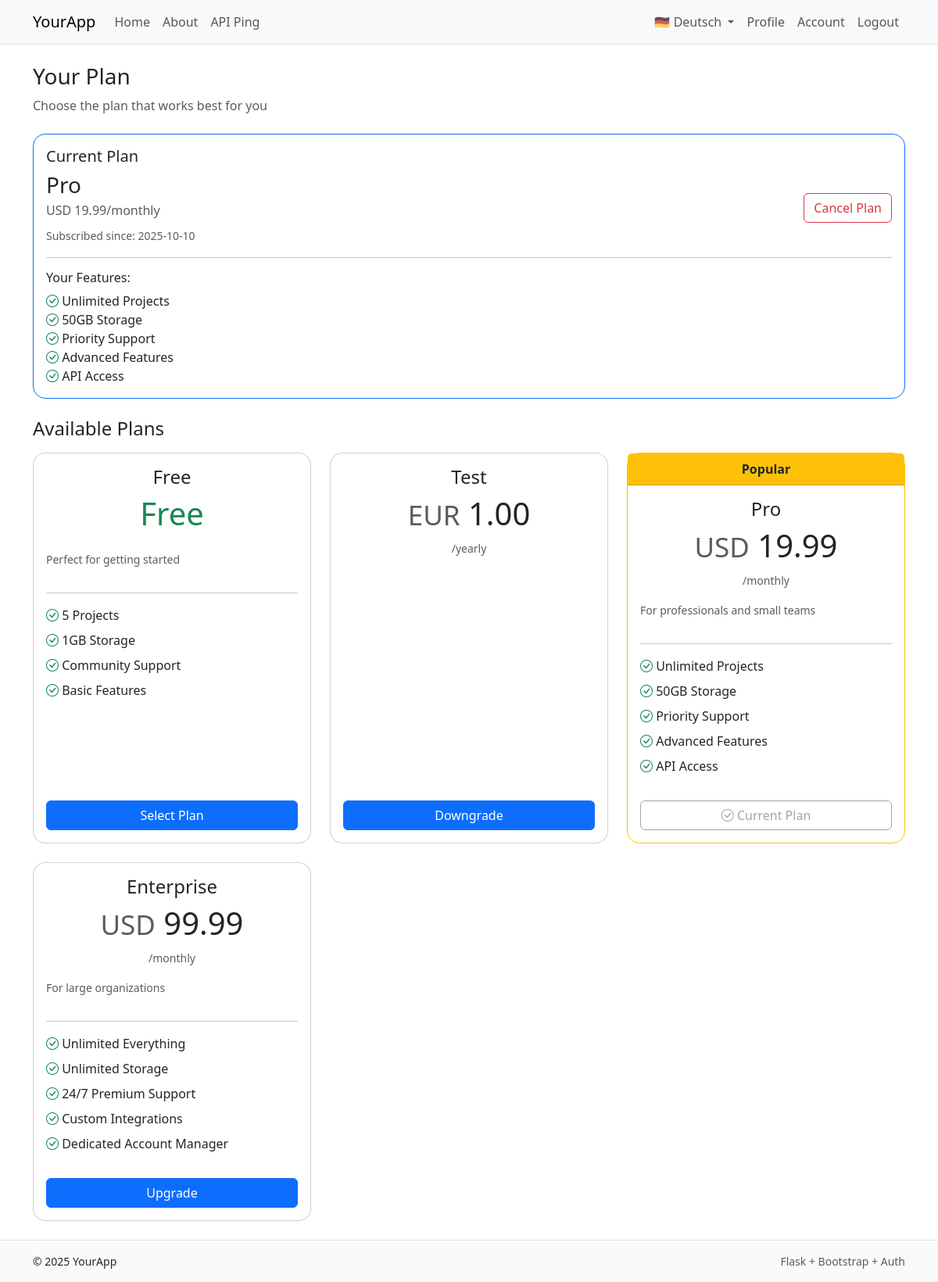
Page /account/plan (signed in) on the committed database.
### app/models/user.py (models this page shows, shortened)
class User(UserMixin, db.Model):
    id = db.Column(db.Integer, primary_key=True)
    email = db.Column(db.String(255), unique=True, nullable=False, index=True)
    language = db.Column(db.String(5), default='en')
    role = db.Column(db.String(20), nullable=False, default='user', index=True)
    password_hash = db.Column(db.String(255), nullable=False)
    created_at = db.Column(db.DateTime, default=datetime.utcnow, nullable=False)
    confirmed_at = db.Column(db.DateTime, nullable=True)
    is_active = db.Column(db.Boolean, default=True, nullable=False, index=True)
    plan_id = db.Column(db.Integer, db.ForeignKey('plan.id'), nullable=True)
    plan = db.relationship('Plan', back_populates='users')
    plan_subscribed_at = db.Column(db.DateTime, nullable=True)
    billing = db.relationship("BillingProfile", uselist=False, back_populates="user", cascade="all, delete-orphan")
    api_keys = db.relationship("APIKey", back_populates="user", cascade="all, delete-orphan", lazy='dynamic')
    @property
    def is_authenticated(self):
        return True

### app/models/plan.py (models this page shows, shortened)
class Plan(db.Model):
    id = db.Column(db.Integer, primary_key=True)
    name = db.Column(db.String(100), nullable=False, unique=True)
    description = db.Column(db.Text, nullable=True)
    option1 = db.Column(db.String(255), nullable=True)  # e.g., "10 Projects"
    option2 = db.Column(db.String(255), nullable=True)  # e.g., "Unlimited Storage"
    option3 = db.Column(db.String(255), nullable=True)  # Additional feature
    option4 = db.Column(db.String(255), nullable=True)  # Additional feature
    option5 = db.Column(db.String(255), nullable=True)  # Additional feature
    price = db.Column(db.Numeric(10, 2), nullable=False, default=0.00)
    currency = db.Column(db.String(3), nullable=False, default='USD')
    billing_period = db.Column(db.String(20), nullable=False, default='monthly')  # monthly, yearly, lifetime
    stripe_price_id = db.Column(db.String(255), nullable=True)  # Stripe Price ID
    stripe_product_id = db.Column(db.String(255), nullable=True)  # Stripe Product ID
    is_active = db.Column(db.Boolean, default=True, nullable=False)
    is_featured = db.Column(db.Boolean, default=False, nullable=False)
    sort_order = db.Column(db.Integer, default=0)  # For display ordering
    created_at = db.Column(db.DateTime, default=datetime.utcnow, nullable=False)
    updated_at = db.Column(db.DateTime, default=datetime.utcnow, onupdate=datetime.utcnow)
    users = db.relationship('User', back_populates='plan', lazy='dynamic')
    @property
    def formatted_price(self):
        if self.price == 0:
            return 'Free'
        return f'{self.currency} {self.price:.2f}/{self.billing_period}'
    @property
    def features_list(self):
        features = []
        for i in range(1, 6):
            option = getattr(self, f'option{i}', None)
            if option:
                features.append(option)
        return features

### app/blueprints/account/routes.py (the view)
@bp.route('/plan')
@login_required
def view_plan():
    current_plan = current_user.plan
    available_plans = Plan.query.filter_by(is_active=True).order_by(Plan.sort_order.asc()).all()
    return render_template('account/plan.html',
                         current_plan=current_plan,
                         available_plans=available_plans)

### app/__init__.py (called while the page is built)
def get_locale():
    from flask_login import current_user
    if current_user.is_authenticated and hasattr(current_user, 'language'):
        return current_user.language
    from flask import current_app
    return request.accept_languages.best_match(current_app.config['BABEL_SUPPORTED_LOCALES'])

### app/context_helpers.py (called while the page is built)
def register_context_processors(app):
    @app.context_processor
    def utility_processor():
        def has_endpoint(name: str) -> bool:
            return name in current_app.view_functions
        return dict(has_endpoint=has_endpoint)

### app/templates/account/plan.html (shortened to what this page needs)
{% extends "base.html" %}
{% block content %}
<div class="mb-4">
  <h1 class="h3">{{ _('Your Plan') }}</h1>
  <p class="text-muted">{{ _('Choose the plan that works best for you') }}</p>
</div>
<div class="card mb-4 border-primary">
  <div class="card-body">
    <h5 class="card-title">{{ _('Current Plan') }}</h5>
    {% if current_plan %}
      <div class="d-flex justify-content-between align-items-center">
        <div>
          <h3 class="mb-1">{{ current_plan.name }}</h3>
          <p class="text-muted mb-2">{{ current_plan.formatted_price }}</p>
          {% if current_user.plan_subscribed_at %}
            <small class="text-muted">{{ _('Subscribed since') }}: {{ current_user.plan_subscribed_at.strftime('%Y-%m-%d') }}</small>
          {% endif %}
        </div>
        <div>
          {% if current_plan.price > 0 %}
            <form method="POST" action="{{ url_for('account.cancel_plan') }}" style="display: inline;">
              <button type="submit" class="btn btn-outline-danger"
                      onclick="return confirm('{{ _('Cancel your subscription?') }}')">
                {{ _('Cancel Plan') }}
              </button>
            </form>
          {% endif %}
        </div>
      </div>
      {% if current_plan.features_list %}
        <hr>
        <h6 class="mb-2">{{ _('Your Features') }}:</h6>
        <ul class="list-unstyled mb-0">
          {% for feature in current_plan.features_list %}
            <li><i class="bi bi-check-circle text-success"></i> {{ feature }}</li>
          {% endfor %}
        </ul>
      {% endif %}
    {% else %}
      <div class="text-center py-3">
        <h4>{{ _('Free Plan') }}</h4>
        <p class="text-muted">{{ _('You are currently on the free plan') }}</p>
        <small class="text-muted">{{ _('Upgrade to unlock more features') }}</small>
      </div>
    {% endif %}
  </div>
</div>
<h4 class="mb-3">{{ _('Available Plans') }}</h4>
<div class="row g-4">
  {% for plan in available_plans %}
  <div class="col-md-6 col-lg-4">
    <div class="card h-100 {% if plan.is_featured %}border-warning{% endif %} {% if current_plan and current_plan.id == plan.id %}border-primary{% endif %}">
      {% if plan.is_featured %}
      <div class="card-header bg-warning text-dark text-center">
        <strong>{{ _('Popular') }}</strong>
      </div>
      {% endif %}
      <div class="card-body d-flex flex-column">
        <div class="text-center mb-3">
          <h4 class="card-title">{{ plan.name }}</h4>
          <div class="display-6 mb-2">
            {% if plan.price == 0 %}
              <span class="text-success">{{ _('Free') }}</span>
            {% else %}
              <small class="text-muted">{{ plan.currency }}</small> {{ plan.price }}
            {% endif %}
          </div>
          {% if plan.price > 0 %}
            <small class="text-muted">/{{ plan.billing_period }}</small>
          {% endif %}
        </div>
        {% if plan.description %}
          <p class="text-muted small">{{ plan.description }}</p>
        {% endif %}
        {% if plan.features_list %}
          <hr>
          <ul class="list-unstyled mb-4">
            {% for feature in plan.features_list %}
              <li class="mb-2">
                <i class="bi bi-check-circle text-success"></i> {{ feature }}
              </li>
            {% endfor %}
          </ul>
        {% endif %}
        <div class="mt-auto">
          {% if current_plan and current_plan.id == plan.id %}
            <button class="btn btn-outline-secondary w-100" disabled>
              <i class="bi bi-check-circle"></i> {{ _('Current Plan') }}
            </button>
          {% else %}
            <form method="POST" action="{{ url_for('account.select_plan', plan_id=plan.id) }}">
              <button type="submit" class="btn {% if plan.is_featured %}btn-warning{% else %}btn-primary{% endif %} w-100"
                      {% if plan.price > 0 %}onclick="return confirm('{{ _('Upgrade to') }} {{ plan.name }}?')"{% endif %}>
                {% if plan.price == 0 %}
                  {{ _('Select Plan') }}
                {% elif not current_plan or plan.price > current_plan.price %}
                  {{ _('Upgrade') }}
                {% else %}
                  {{ _('Downgrade') }}
                {% endif %}
              </button>
            </form>
          {% endif %}
        </div>
      </div>
    </div>
  </div>
  {% endfor %}
</div>
<link rel="stylesheet" href="https://cdn.jsdelivr.net/npm/bootstrap-icons@1.10.0/font/bootstrap-icons.css">
{% endblock %}

### app/templates/base.html (shortened to what this page needs)
<!doctype html>
<html lang="en">
  <head>
    <link href="https://cdn.jsdelivr.net/npm/bootstrap@5.3.3/dist/css/bootstrap.min.css" rel="stylesheet">
    <link href="{{ url_for('static', filename='css/app.css') }}" rel="stylesheet">
  </head>
  <body>
    <nav class="navbar navbar-expand-lg bg-body-tertiary border-bottom">
      <div class="container">
        <a class="navbar-brand" href="{{ url_for('main.index') }}">YourApp</a>
        <div class="collapse navbar-collapse" id="nav">
          <ul class="navbar-nav me-auto mb-2 mb-lg-0">
            <li class="nav-item"><a class="nav-link" href="{{ url_for('main.index') }}">{{ _('Home') }}</a></li>
            <li class="nav-item"><a class="nav-link" href="{{ url_for('main.about') }}">{{ _('About') }}</a></li>
            <li class="nav-item"><a class="nav-link" href="/api/v1/ping">API Ping</a></li>
          </ul>
          <ul class="navbar-nav">
            {% if current_user.is_authenticated %}
              <li class="nav-item dropdown">
                <a class="nav-link dropdown-toggle" href="#" id="languageDropdown" role="button" data-bs-toggle="dropdown" aria-expanded="false">
                  {% if current_user.language == 'de' %}🇩🇪 Deutsch{% else %}🇬🇧 English{% endif %}
                </a>
              </li>
              <li class="nav-item"><a class="nav-link" href="{{ url_for('main.profile') }}">{{ _('Profile') }}</a></li>
              <li class="nav-item"><a class="nav-link" href="{{ url_for('account.overview') }}">{{ _('Account') }}</a></li>
              <li class="nav-item"><a class="nav-link" href="{{ url_for('auth.logout') }}">{{ _('Logout') }}</a></li>
            {% else %}
              <li class="nav-item"><a class="nav-link" href="{{ url_for('auth.login') }}">Login</a></li>
              <li class="nav-item"><a class="nav-link" href="{{ url_for('auth.register') }}">Register</a></li>
            {% endif %}
          </ul>
        </div>
      </div>
    </nav>
    <main class="py-4">
      <div class="container">
        {% block content %}{% endblock %}
      </div>
    </main>
    <footer class="border-top py-3">
      <div class="container d-flex justify-content-between">
        <small>&copy; {{ 2025 }} YourApp</small>
        <small class="text-muted">Flask + Bootstrap + Auth</small>
      </div>
    </footer>
  </body>
</html>

### app/static/css/app.css (style rules this page uses)
.card { border-radius: 1rem; }
footer { background: #fafafa; }

### rows in the picture
User: plan_subscribed_at "2025-10-10"
Plan: name "Pro", formatted_price "USD 19.99/monthly", option1 "Unlimited Projects", option2 "50GB Storage", option3 "Priority Support", option4 "Advanced Features", option5 "API Access", currency "USD", price "19.99", billing_period "monthly", description "For professionals and small teams"
Plan: name "Free", description "Perfect for getting started", option1 "5 Projects", option2 "1GB Storage", option3 "Community Support", option4 "Basic Features"
Plan: name "Test", currency "EUR", price "1.00", billing_period "yearly"
Plan: name "Enterprise", currency "USD", price "99.99", billing_period "monthly", description "For large organizations", option1 "Unlimited Everything", option2 "Unlimited Storage", option3 "24/7 Premium Support", option4 "Custom Integrations", option5 "Dedicated Account Manager"

### other values in the picture
{{ 2025 }} "2025"
